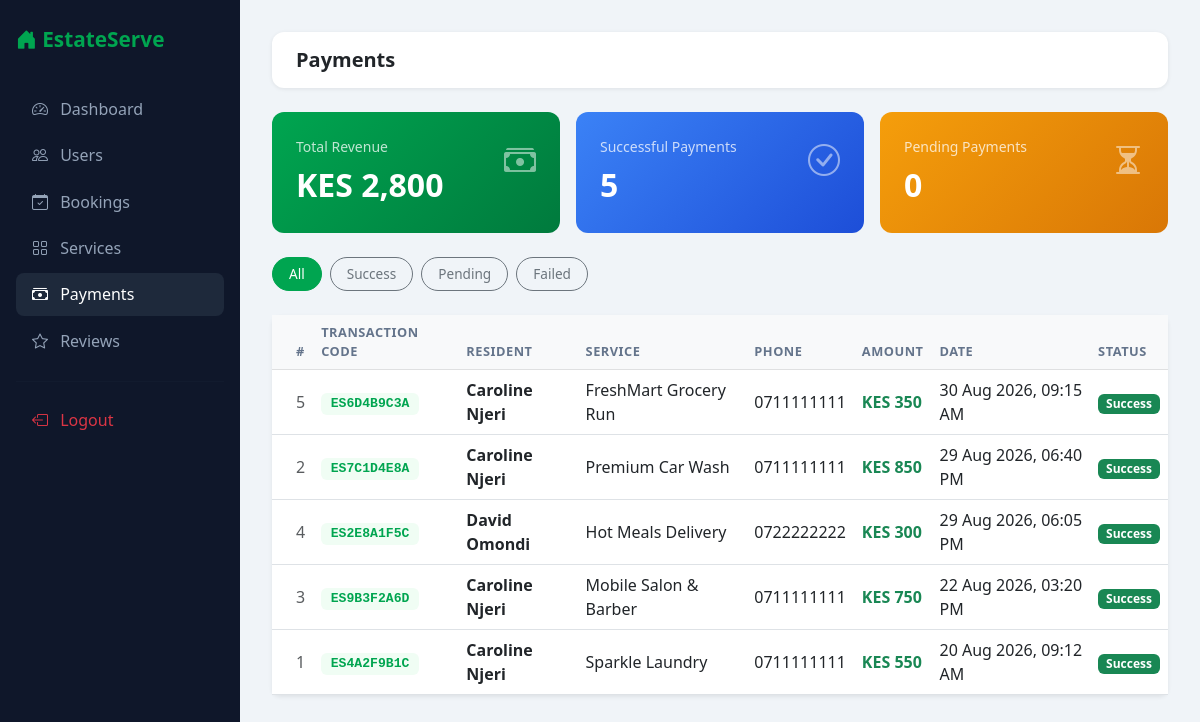
/admin/payments.php (signed in), run on the app's committed database.
### tables this page shows
CREATE TABLE payments (
    id               INT AUTO_INCREMENT PRIMARY KEY,
    booking_id       INT NOT NULL,
    resident_id      INT NOT NULL,
    amount           DECIMAL(10,2) NOT NULL,
    phone            VARCHAR(30) NOT NULL,
    transaction_code VARCHAR(50) NOT NULL,
    status           ENUM('success','pending','failed') NOT NULL DEFAULT 'success',
    paid_at          TIMESTAMP NOT NULL DEFAULT CURRENT_TIMESTAMP,
    CONSTRAINT fk_payments_booking  FOREIGN KEY (booking_id)
        REFERENCES bookings(id) ON DELETE CASCADE,
    CONSTRAINT fk_payments_resident FOREIGN KEY (resident_id)
        REFERENCES users(id)    ON DELETE CASCADE
);

CREATE TABLE users (
    id         INT AUTO_INCREMENT PRIMARY KEY,
    full_name  VARCHAR(150) NOT NULL,
    email      VARCHAR(150) NOT NULL UNIQUE,
    phone      VARCHAR(30)  NOT NULL,
    password   VARCHAR(255) NOT NULL,
    role       ENUM('admin','resident','provider','delivery') NOT NULL,
    status     ENUM('active','inactive','pending') NOT NULL DEFAULT 'active',
    created_at TIMESTAMP NOT NULL DEFAULT CURRENT_TIMESTAMP
);

CREATE TABLE services (
    id          INT AUTO_INCREMENT PRIMARY KEY,
    name        VARCHAR(150) NOT NULL,
    category    ENUM('laundry','car_washing','grocery','house_cleaning',
                     'plumbing','food_delivery','salon') NOT NULL,
    description TEXT,
    price       DECIMAL(10,2) NOT NULL DEFAULT 0,
    provider_id INT NULL,
    status      ENUM('available','unavailable') NOT NULL DEFAULT 'available',
    created_at  TIMESTAMP NOT NULL DEFAULT CURRENT_TIMESTAMP,
    CONSTRAINT fk_services_provider FOREIGN KEY (provider_id)
        REFERENCES users(id) ON DELETE SET NULL
);

### admin/payments.php (the view, shortened to what this page needs)
<?php
require_once '../includes/db.php';
$filter = isset($_GET['filter']) ? $_GET['filter'] : 'all';
$where  = $filter !== 'all' ? "WHERE p.status = '$filter'" : '';
$payments = $pdo->query("
    SELECT p.*,
           u.full_name AS resident, u.phone AS resident_phone,
           s.name AS service, b.booking_date
    FROM payments p
    JOIN users u ON p.resident_id = u.id
    JOIN bookings b ON p.booking_id = b.id
    JOIN services s ON b.service_id = s.id
    $where
    ORDER BY p.paid_at DESC
")->fetchAll();
$total_revenue = $pdo->query("SELECT COALESCE(SUM(amount),0) FROM payments WHERE status = 'success'")->fetchColumn();
$total_count   = $pdo->query("SELECT COUNT(*) FROM payments WHERE status = 'success'")->fetchColumn();
$pending_count = $pdo->query("SELECT COUNT(*) FROM payments WHERE status = 'pending'")->fetchColumn();
?>
<!DOCTYPE html>
<html lang="en">
<head>
  <link href="https://cdn.jsdelivr.net/npm/bootstrap@5.3.0/dist/css/bootstrap.min.css" rel="stylesheet">
  <link href="https://cdn.jsdelivr.net/npm/bootstrap-icons@1.10.5/font/bootstrap-icons.css" rel="stylesheet">
</head>
<body>
<div class="sidebar">
  <span class="brand"><i class="bi bi-house-door-fill"></i> EstateServe</span>
  <nav class="nav flex-column">
    <a href="dashboard.php" class="nav-link"><i class="bi bi-speedometer2"></i> Dashboard</a>
    <a href="users.php"     class="nav-link"><i class="bi bi-people"></i> Users</a>
    <a href="bookings.php"  class="nav-link"><i class="bi bi-calendar-check"></i> Bookings</a>
    <a href="services.php"  class="nav-link"><i class="bi bi-grid"></i> Services</a>
    <a href="payments.php"  class="nav-link active"><i class="bi bi-cash-stack"></i> Payments</a>
    <a href="reviews.php"   class="nav-link"><i class="bi bi-star"></i> Reviews</a>
    <hr style="border-color:#1e293b">
    <a href="../logout.php" class="nav-link text-danger"><i class="bi bi-box-arrow-left"></i> Logout</a>
  </nav>
</div>
<div class="main">
  <div class="topbar">
    <h5 class="mb-0 fw-bold">Payments</h5>
  </div>
  <div class="row g-3 mb-4">
    <div class="col-md-4">
      <div class="stat-card" style="background:linear-gradient(135deg,#00A550,#007a3d)">
        <div class="d-flex justify-content-between align-items-start">
          <div>
            <div class="opacity-75 small mb-1">Total Revenue</div>
            <div class="fs-2 fw-bold">KES <?= number_format($total_revenue, 0) ?></div>
          </div>
          <i class="bi bi-cash-stack fs-2 opacity-50"></i>
        </div>
      </div>
    </div>
    <div class="col-md-4">
      <div class="stat-card" style="background:linear-gradient(135deg,#3b82f6,#1d4ed8)">
        <div class="d-flex justify-content-between align-items-start">
          <div>
            <div class="opacity-75 small mb-1">Successful Payments</div>
            <div class="fs-2 fw-bold"><?= $total_count ?></div>
          </div>
          <i class="bi bi-check-circle fs-2 opacity-50"></i>
        </div>
      </div>
    </div>
    <div class="col-md-4">
      <div class="stat-card" style="background:linear-gradient(135deg,#f59e0b,#d97706)">
        <div class="d-flex justify-content-between align-items-start">
          <div>
            <div class="opacity-75 small mb-1">Pending Payments</div>
            <div class="fs-2 fw-bold"><?= $pending_count ?></div>
          </div>
          <i class="bi bi-hourglass-split fs-2 opacity-50"></i>
        </div>
      </div>
    </div>
  </div>
  <div class="d-flex gap-2 mb-4">
    <?php foreach (['all','success','pending','failed'] as $f): ?>
    <a href="?filter=<?= $f ?>"
       class="btn btn-outline-secondary filter-btn <?= $filter === $f ? 'active' : '' ?>">
      <?= ucfirst($f) ?>
    </a>
    <?php endforeach; ?>
  </div>
  <div class="card border-0 shadow-sm rounded-3">
    <div class="card-body p-0">
      <?php if (empty($payments)): ?>
        <p class="text-center text-muted py-4">No payments found.</p>
      <?php else: ?>
      <div class="table-responsive">
        <table class="table table-hover align-middle mb-0">
          <thead class="table-light">
            <tr>
              <th class="ps-4">#</th>
              <th>Transaction Code</th>
              <th>Resident</th>
              <th>Service</th>
              <th>Phone</th>
              <th>Amount</th>
              <th>Date</th>
              <th>Status</th>
            </tr>
          </thead>
          <tbody>
            <?php foreach ($payments as $p): ?>
            <tr>
              <td class="ps-4 text-muted"><?= $p['id'] ?></td>
              <td><span class="txn-code"><?= $p['transaction_code'] ?></span></td>
              <td>
                <div class="fw-semibold"><?= htmlspecialchars($p['resident']) ?></div>
              </td>
              <td><?= htmlspecialchars($p['service']) ?></td>
              <td><?= htmlspecialchars($p['resident_phone']) ?></td>
              <td class="fw-bold text-success">KES <?= number_format($p['amount'], 0) ?></td>
              <td><?= date('d M Y, h:i A', strtotime($p['paid_at'])) ?></td>
              <td>
                <?php if ($p['status'] === 'success'): ?>
                  <span class="badge bg-success px-2 py-1">Success</span>
                <?php elseif ($p['status'] === 'pending'): ?>
                  <span class="badge bg-warning text-dark px-2 py-1">Pending</span>
                <?php else: ?>
                  <span class="badge bg-danger px-2 py-1">Failed</span>
                <?php endif; ?>
              </td>
            </tr>
            <?php endforeach; ?>
          </tbody>
        </table>
      </div>
      <?php endif; ?>
    </div>
  </div>
</div>
</body>
</html>

### admin/payments.php (style rules this page uses)
body { background: #f0f4f8; }
.sidebar { background: #0f172a; min-height: 100vh; width: 240px; position: fixed; top: 0; left: 0; padding: 1.5rem 1rem; }
.sidebar .brand { color: #00A550; font-weight: 700; font-size: 1.3rem; margin-bottom: 2rem; display: block; }
.sidebar .nav-link { color: #94a3b8; border-radius: 8px; padding: .6rem 1rem; margin-bottom: .2rem; }
.sidebar .nav-link:hover, .sidebar .nav-link.active { background: #1e293b; color: #fff; }
.sidebar .nav-link i { margin-right: 8px; }
.main { margin-left: 240px; padding: 2rem; }
.stat-card { border: none; border-radius: 12px; padding: 1.5rem; color: #fff; }
.topbar { background: #fff; border-radius: 12px; padding: 1rem 1.5rem; margin-bottom: 1.5rem; box-shadow: 0 1px 4px rgba(0,0,0,.08); }
.table th { font-size: .8rem; text-transform: uppercase; letter-spacing: .04em; color: #64748b; }
.filter-btn { border-radius: 99px; font-size: .85rem; padding: .35rem 1rem; }
.filter-btn.active { background: #00A550; color: #fff; border-color: #00A550; }
.txn-code { font-family: monospace; background: #f0fdf4; color: #00A550; padding: .2rem .6rem; border-radius: 6px; font-size: .82rem; font-weight: 600; }

### data on the page
payments: id "5", transaction_code "ES6D4B9C3A", resident.full_name "Caroline Njeri", services.name "FreshMart Grocery Run", resident.phone "0711111111", amount "350", paid_at "30 Aug 2026, 09:15 AM", status "Success"
payments: id "2", transaction_code "ES7C1D4E8A", resident.full_name "Caroline Njeri", services.name "Premium Car Wash", resident.phone "0711111111", amount "850", paid_at "29 Aug 2026, 06:40 PM", status "Success"
payments: id "4", transaction_code "ES2E8A1F5C", resident.full_name "David Omondi", services.name "Hot Meals Delivery", resident.phone "0722222222", amount "300", paid_at "29 Aug 2026, 06:05 PM", status "Success"
payments: id "3", transaction_code "ES9B3F2A6D", resident.full_name "Caroline Njeri", services.name "Mobile Salon & Barber", resident.phone "0711111111", amount "750", paid_at "22 Aug 2026, 03:20 PM", status "Success"
payments: id "1", transaction_code "ES4A2F9B1C", resident.full_name "Caroline Njeri", services.name "Sparkle Laundry", resident.phone "0711111111", amount "550", paid_at "20 Aug 2026, 09:12 AM", status "Success"

### other printed values
$total_revenue "2,800"
$total_count "5"
$pending_count "0"
$f "All"
$f "Success"
$f "Pending"
$f "Failed"
